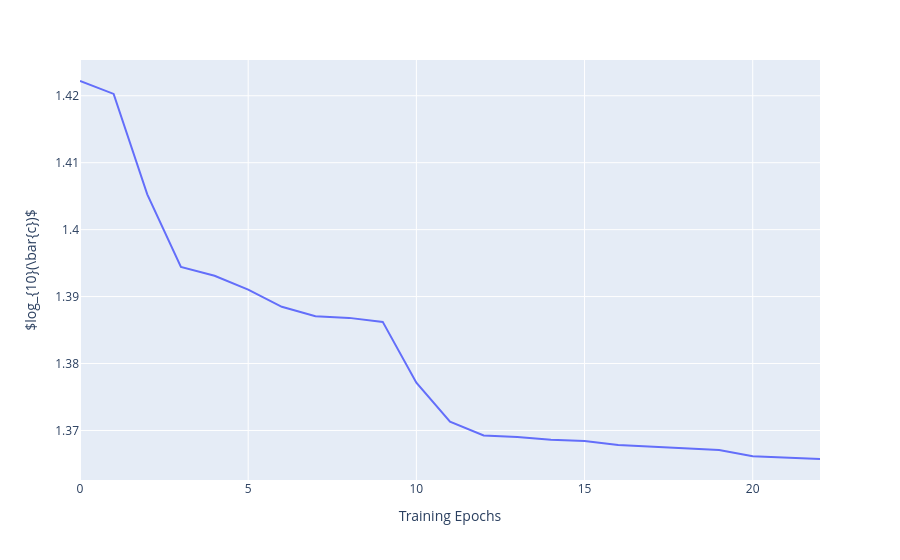

Notebook source saved alongside this figure:
### Code cell
fig = px.line(torch.log10(torch.stack(all_training_costs).detach()).numpy())
fig.data[0].showlegend = False
fig.layout.xaxis.title = 'Training Epochs'
fig.layout.yaxis.title = r'$log_{10}(\bar{c})$'
fig

### Figure 1 — Plotly figure (JSON) as saved in the notebook; plotly's stock layout.template omitted (floating-point values rounded to 4 significant figures)
{"data": [{"hovertemplate": "variable=0<br>index=%{x}<br>value=%{y}<extra></extra>", "legendgroup": "0", "line": {"color": "#636efa", "dash": "solid"}, "mode": "lines", "name": "0", "orientation": "v", "showlegend": false, "type": "scatter", "x": [0, 1, 2, 3, 4, 5, 6, 7, 8, 9, 10, 11, 12, 13, 14, 15, 16, 17, 18, 19, 20, 21, 22], "xaxis": "x", "y": [1.422, 1.42, 1.405, 1.394, 1.393, 1.391, 1.388, 1.387, 1.387, 1.386, 1.377, 1.371, 1.369, 1.369, 1.369, 1.368, 1.368, 1.368, 1.367, 1.367, 1.366, 1.366, 1.366], "yaxis": "y"}], "layout": {"legend": {"title": {"text": "variable"}, "tracegroupgap": 0}, "margin": {"t": 60}, "xaxis": {"anchor": "y", "domain": [0, 1], "title": {"text": "Training Epochs"}}, "yaxis": {"anchor": "x", "domain": [0, 1], "title": {"text": "$log_{10}(\\bar{c})$"}}}}
